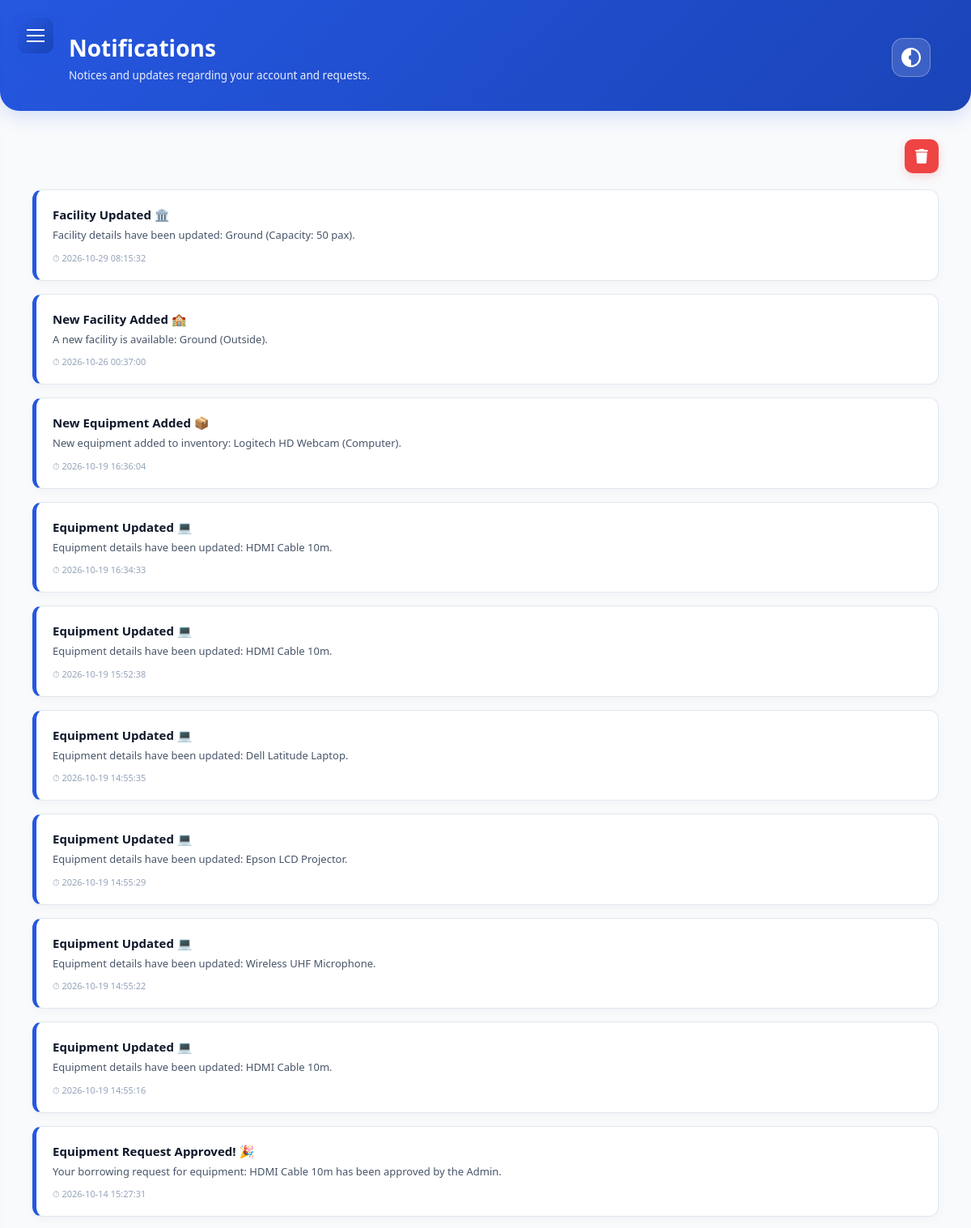
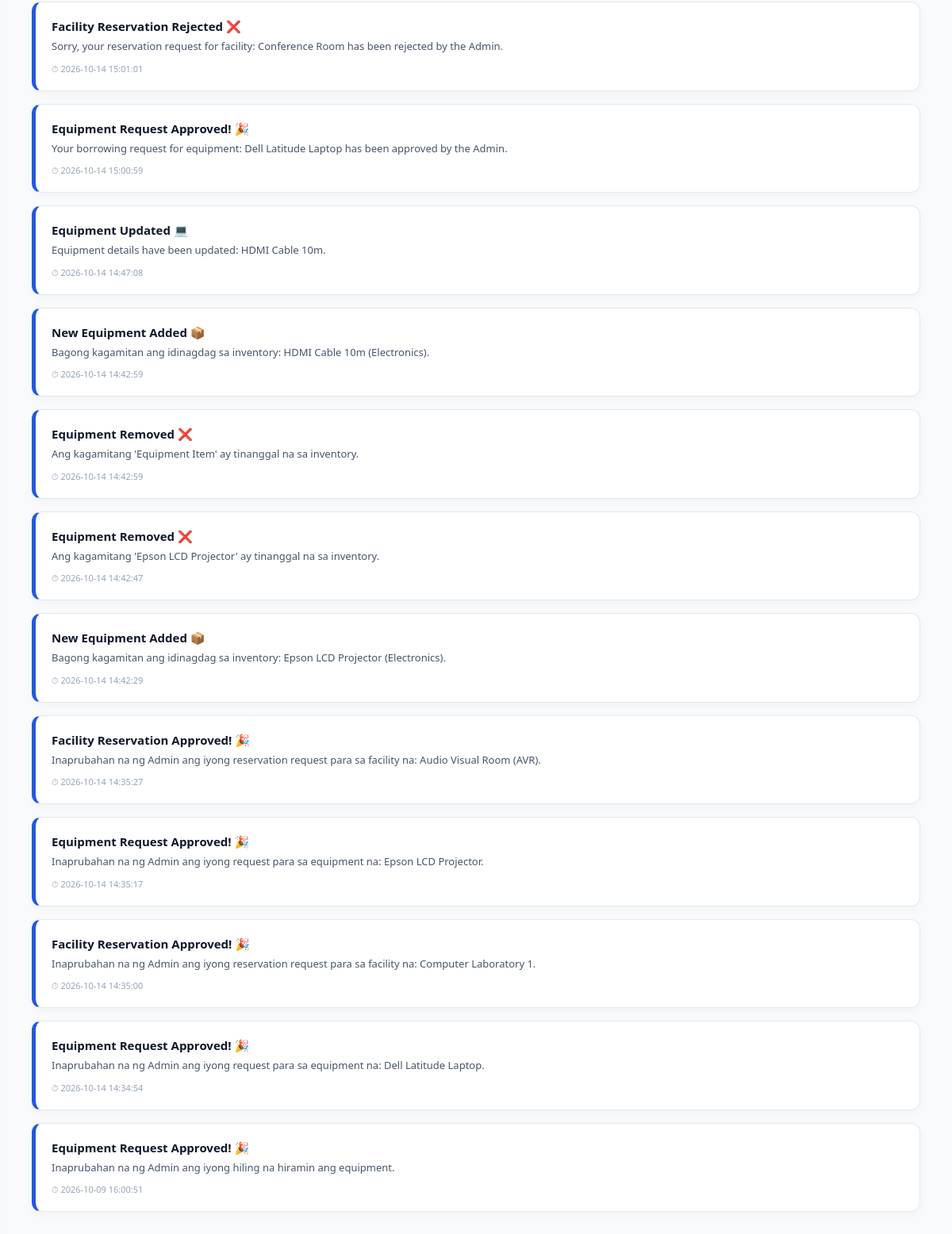
The page /notifications.php (signed in) on the database its author committed (2 pictures, top to bottom).
### tables this page shows
CREATE TABLE `notifications` (
  `id` int(11) NOT NULL,
  `user_id` int(11) NOT NULL,
  `title` varchar(100) NOT NULL,
  `message` text NOT NULL,
  `is_read` tinyint(1) DEFAULT 0,
  `created_at` timestamp NOT NULL DEFAULT current_timestamp()
);

### notifications.php (the view, shortened to what this page needs)
<?php
require_once 'notif_helper.php';
$user_id   = $_SESSION['user_id'] ?? 0;
$conn->query("UPDATE notifications SET is_read = 1 WHERE user_id = $user_id");
$notif_stmt = $conn->prepare("SELECT * FROM notifications WHERE user_id = ? ORDER BY created_at DESC");
$notif_stmt->bind_param("i", $user_id);
$notif_stmt->execute();
$notifications = $notif_stmt->get_result();
?>
<!DOCTYPE html>
<html lang="en">
<head>
</head>
<body>
    <button class="menu-toggle" id="menuToggle" aria-label="Toggle Menu">
        <span></span>
    </button>
    <main class="main-content">
        <div class="top-hero-banner">
            <div class="header-title">
                <h1>Notifications</h1>
                <p>Notices and updates regarding your account and requests.</p>
            </div>
            <div class="header-actions">
                <button type="button" class="dark-mode-btn" id="darkModeToggle" title="Toggle Dark Mode">
                    <svg viewBox="0 0 512 512" xmlns="http://www.w3.org/2000/svg">
                        <path d="M256 512C114.6 512 0 397.4 0 256S114.6 0 256 0s256 114.6 256 256-114.6 256-256 256zm0-464v416c114.9 0 208-93.1 208-208S370.9 48 256 48zm0 144a64 64 0 1 0 0 128V192z"/>
                    </svg>
                </button>
            </div>
        </div>
        <div class="page-container">
            <div style="display: flex; justify-content: flex-end; margin-bottom: 20px;">
                <?php if ($notifications && $notifications->num_rows > 0): ?>
                    <form method="POST" onsubmit="return confirm('Are you sure you want to clear all notifications?');">
                        <button type="submit" name="clear_notifications" class="btn-clear" title="Clear All Notifications">
                        </button>
                    </form>
                <?php endif; ?>
            </div>
            <div class="notif-list">
                <?php if ($notifications && $notifications->num_rows > 0): ?>
                    <?php while ($row = $notifications->fetch_assoc()): ?>
                        <div class="notif-card">
                            <div class="notif-title"><?= htmlspecialchars($row['title']); ?></div>
                            <div class="notif-msg"><?= htmlspecialchars($row['message']); ?></div>
                            <div class="notif-date">⏱ <?= htmlspecialchars($row['created_at']); ?></div>
                        </div>
                    <?php endwhile; ?>
                <?php else: ?>
                    <div class="notif-card">
                        <div class="notif-msg">No notifications at the moment.</div>
                    </div>
                <?php endif; ?>
            </div>
        </div>
    </main>
</body>
</html>

### notifications.php (style rules this page uses)
* { box-sizing: border-box; margin: 0; padding: 0; font-family: 'Segoe UI', Tahoma, Geneva, Verdana, sans-serif; }
body { background-color: #f8fafc; display: flex; height: 100vh; overflow: hidden; color: #334155; transition: background-color 0.3s, color 0.3s; }
.menu-toggle { position: fixed; top: 22px; left: 22px; background: linear-gradient(135deg, #2557e0 0%, #1a44b8 100%); border: none; border-radius: 10px; width: 44px; height: 44px; cursor: pointer; z-index: 1100; display: flex; align-items: center; justify-content: center; box-shadow: 0 4px 12px rgba(37, 87, 224, 0.3); transition: transform 0.2s, box-shadow 0.2s; }
.menu-toggle span { display: block; width: 22px; height: 2px; background-color: #ffffff; position: relative; }
.menu-toggle span::before, .menu-toggle span::after { content: ''; position: absolute; width: 22px; height: 2px; background-color: #ffffff; left: 0; }
.menu-toggle span::before { top: -7px; }
.menu-toggle span::after { top: 7px; }
.main-content { flex: 1; overflow-y: auto; background: #f8fafc; width: 100%; transition: background 0.3s; }
.top-hero-banner { background: linear-gradient(135deg, #2557e0 0%, #1a44b8 100%); color: #ffffff; padding: 40px 50px 35px 85px; display: flex; justify-content: space-between; align-items: center; box-shadow: 0 6px 25px rgba(37, 87, 224, 0.18); border-bottom-left-radius: 24px; border-bottom-right-radius: 24px; margin-bottom: 35px; position: relative; z-index: 10; }
.header-title h1 { font-size: 28px; color: #ffffff; font-weight: 700; display: flex; align-items: center; gap: 10px; margin-bottom: 6px; }
.header-title p { font-size: 13.5px; opacity: 0.9; font-weight: 400; color: #ffffff; }
.header-actions { display: flex; align-items: center; gap: 12px; z-index: 20; }
.dark-mode-btn { position: relative; background-color: rgba(255, 255, 255, 0.15); border: 1.5px solid rgba(255, 255, 255, 0.3); width: 48px; height: 48px; border-radius: 14px; display: flex; align-items: center; justify-content: center; text-decoration: none; backdrop-filter: blur(6px); transition: all 0.25s ease; flex-shrink: 0; cursor: pointer; color: #fff; }
.dark-mode-btn svg { width: 24px; height: 24px; fill: #ffffff; transition: transform 0.3s ease; pointer-events: none; }
.page-container { padding: 0 40px 40px 40px; }
.btn-clear { background-color: #ef4444; color: white; border: none; width: 42px; height: 42px; border-radius: 10px; cursor: pointer; transition: all 0.2s ease; box-shadow: 0 4px 12px rgba(239, 68, 68, 0.2); display: flex; align-items: center; justify-content: center; }
.notif-card { background-color: #ffffff; border: 1px solid #e2e8f0; border-left: 5px solid #2557e0; border-radius: 12px; padding: 20px; margin-bottom: 16px; box-shadow: 0 4px 12px rgba(0,0,0,0.03); transition: transform 0.2s ease, box-shadow 0.2s ease, background-color 0.3s, border-color 0.3s; }
.notif-title { font-size: 15px; font-weight: 700; color: #0f172a; margin-bottom: 6px; transition: color 0.3s; }
.notif-msg { font-size: 13px; color: #475569; margin-bottom: 10px; line-height: 1.5; transition: color 0.3s; }
.notif-date { font-size: 11px; color: #94a3b8; font-weight: 500; }

### rows shown on the page
notifications: title "Facility Updated 🏛️", message "Facility details have been updated: Ground (Capacity: 50 pax).", created_at "2026-10-29 08:15:32"
notifications: title "New Facility Added 🏫", message "A new facility is available: Ground (Outside).", created_at "2026-10-26 00:37:00"
notifications: title "New Equipment Added 📦", message "New equipment added to inventory: Logitech HD Webcam (Computer).", created_at "2026-10-19 16:36:04"
notifications: title "Equipment Updated 💻", message "Equipment details have been updated: HDMI Cable 10m.", created_at "2026-10-19 16:34:33"
notifications: title "Equipment Updated 💻", message "Equipment details have been updated: HDMI Cable 10m.", created_at "2026-10-19 15:52:38"
notifications: title "Equipment Updated 💻", message "Equipment details have been updated: Dell Latitude Laptop.", created_at "2026-10-19 14:55:35"
notifications: title "Equipment Updated 💻", message "Equipment details have been updated: Epson LCD Projector.", created_at "2026-10-19 14:55:29"
notifications: title "Equipment Updated 💻", message "Equipment details have been updated: Wireless UHF Microphone.", created_at "2026-10-19 14:55:22"
notifications: title "Equipment Updated 💻", message "Equipment details have been updated: HDMI Cable 10m.", created_at "2026-10-19 14:55:16"
notifications: title "Equipment Request Approved! 🎉", message "Your borrowing request for equipment: HDMI Cable 10m has been approved by the Admin.", created_at "2026-10-14 15:27:31"
notifications: title "Facility Reservation Rejected ❌", message "Sorry, your reservation request for facility: Conference Room has been rejected by the Admin.", created_at "2026-10-14 15:01:01"
notifications: title "Equipment Request Approved! 🎉", message "Your borrowing request for equipment: Dell Latitude Laptop has been approved by the Admin.", created_at "2026-10-14 15:00:59"
notifications: title "Equipment Updated 💻", message "Equipment details have been updated: HDMI Cable 10m.", created_at "2026-10-14 14:47:08"
notifications: title "New Equipment Added 📦", message "Bagong kagamitan ang idinagdag sa inventory: HDMI Cable 10m (Electronics).", created_at "2026-10-14 14:42:59"
notifications: title "Equipment Removed ❌", message "Ang kagamitang 'Equipment Item' ay tinanggal na sa inventory.", created_at "2026-10-14 14:42:59"
notifications: title "Equipment Removed ❌", message "Ang kagamitang 'Epson LCD Projector' ay tinanggal na sa inventory.", created_at "2026-10-14 14:42:47"
notifications: title "New Equipment Added 📦", message "Bagong kagamitan ang idinagdag sa inventory: Epson LCD Projector (Electronics).", created_at "2026-10-14 14:42:29"
notifications: title "Facility Reservation Approved! 🎉", message "Inaprubahan na ng Admin ang iyong reservation request para sa facility na: Audio Visual Room (AVR).", created_at "2026-10-14 14:35:27"
notifications: title "Equipment Request Approved! 🎉", message "Inaprubahan na ng Admin ang iyong request para sa equipment na: Epson LCD Projector.", created_at "2026-10-14 14:35:17"
notifications: title "Facility Reservation Approved! 🎉", message "Inaprubahan na ng Admin ang iyong reservation request para sa facility na: Computer Laboratory 1.", created_at "2026-10-14 14:35:00"
notifications: title "Equipment Request Approved! 🎉", message "Inaprubahan na ng Admin ang iyong request para sa equipment na: Dell Latitude Laptop.", created_at "2026-10-14 14:34:54"
notifications: title "Equipment Request Approved! 🎉", message "Inaprubahan na ng Admin ang iyong hiling na hiramin ang equipment.", created_at "2026-10-09 16:00:51"
